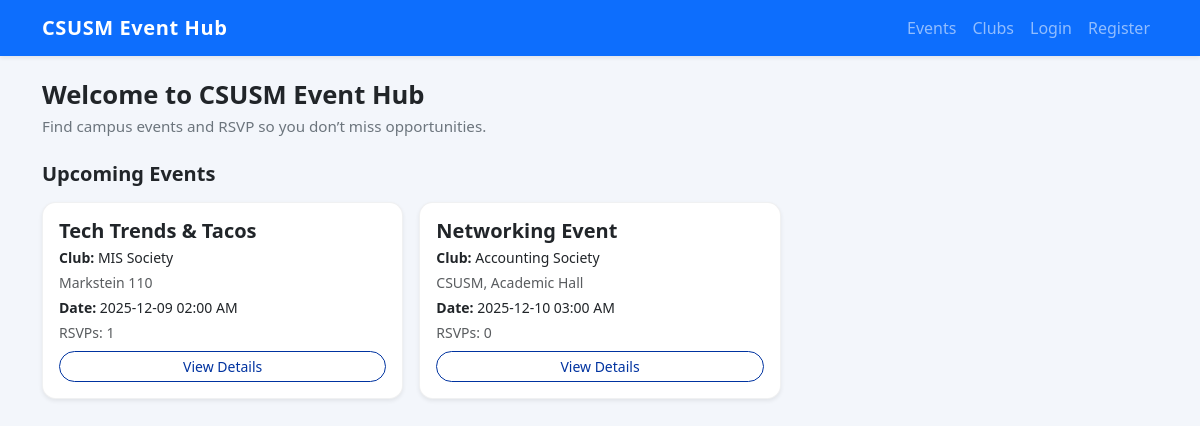
The page / on the database its author committed.
### models.py (models this page shows)
class Event(db.Model):
    id = db.Column(db.Integer, primary_key=True)
    title = db.Column(db.String(150), nullable=False)
    description = db.Column(db.Text, nullable=True)
    location = db.Column(db.String(150), nullable=False)
    start_time = db.Column(db.DateTime, nullable=False)
    created_by = db.Column(db.Integer, db.ForeignKey("user.id"), nullable=False)
    club_id = db.Column(db.Integer, db.ForeignKey("club.id"), nullable=True)
    rsvps = db.relationship(
        "RSVP",
        back_populates="event",
        cascade="all, delete-orphan"
    )

class Club(db.Model):
    id = db.Column(db.Integer, primary_key=True)
    name = db.Column(db.String(120), nullable=False)
    description = db.Column(db.Text, nullable=True)
    created_by = db.Column(db.Integer, db.ForeignKey("user.id"), nullable=False)
    events = db.relationship("Event", backref="club", lazy=True)

### app.py (the view)
@app.route("/")
def index():
    events = (
        Event.query
        .filter(Event.start_time >= datetime.now())
        .order_by(Event.start_time.asc())
        .all()
    )
    return render_template("index.html", events=events)

### templates/index.html
{% extends "base.html" %}
{% block content %}
<h1 class="page-title mb-1">Welcome to CSUSM Event Hub</h1>
<p class="page-subtitle mb-4">
  Find campus events and RSVP so you don’t miss opportunities.
</p>
<h2 class="h5 fw-bold mb-3">Upcoming Events</h2>
{% if events %}
  <div class="row row-cols-1 row-cols-md-2 row-cols-lg-3 g-3">
    {% for e in events %}
      <div class="col">
        <div class="card h-100 shadow-sm">
          <div class="card-body d-flex flex-column">
            <h5 class="card-title mb-1">{{ e.title }}</h5>
            {% if e.club %}
              <p class="small mb-1">
                <strong>Club:</strong> {{ e.club.name }}
              </p>
            {% endif %}
            <p class="text-muted small mb-1">{{ e.location }}</p>
            <p class="small mb-1">
              <strong>Date:</strong>
              {{ e.start_time.strftime("%Y-%m-%d %I:%M %p") }}
            </p>
            <p class="small text-muted mb-2">
              RSVPs: {{ e.rsvps|length }}
            </p>
            <a href="{{ url_for('event_detail', event_id=e.id) }}"
               class="btn btn-outline-primary btn-sm mt-auto">
              View Details
            </a>
          </div>
        </div>
      </div>
    {% endfor %}
  </div>
{% else %}
  <p class="text-muted">No upcoming events yet. Check back soon!</p>
{% endif %}
{% endblock %}

### templates/base.html (shortened to what this page needs)
<!doctype html>
<html lang="en">
  <head>
    <link
      href="https://cdn.jsdelivr.net/npm/bootstrap@5.3.3/dist/css/bootstrap.min.css"
      rel="stylesheet">
    <link rel="stylesheet" href="{{ url_for('static', filename='css/styles.css') }}">
  </head>
  <body>
    <nav class="navbar navbar-expand-lg navbar-dark bg-primary mb-4">
      <div class="container">
        <a class="navbar-brand" href="{{ url_for('index') }}">CSUSM Event Hub</a>
        <div class="collapse navbar-collapse" id="mainNavbar">
          <ul class="navbar-nav ms-auto">
            <li class="nav-item">
                <a class="nav-link" href="{{ url_for('events') }}">Events</a>
            </li>
            <li class="nav-item">
                <a class="nav-link" href="{{ url_for('clubs') }}">Clubs</a>
            </li>
            {% if current_user.is_authenticated %}
                <li class="nav-item">
                <a class="nav-link" href="{{ url_for('my_events') }}">My Events</a>
                </li>
                <li class="nav-item">
                <a class="nav-link" href="{{ url_for('logout') }}">Logout</a>
                </li>
            {% else %}
                <li class="nav-item">
                <a class="nav-link" href="{{ url_for('login') }}">Login</a>
                </li>
                <li class="nav-item">
                <a class="nav-link" href="{{ url_for('register') }}">Register</a>
                </li>
            {% endif %}
            </ul>
        </div>
      </div>
    </nav>
    <div class="container mb-4">
      {% block content %}{% endblock %}
    </div>
  </body>
</html>

### static/css/styles.css (style rules this page uses)
body { background: #f3f6fb; font-family: system-ui, -apple-system, BlinkMacSystemFont, "Segoe UI", sans-serif; }
.container { max-width: 1140px; }
.navbar { box-shadow: 0 2px 4px rgba(15, 23, 42, 0.08); }
.navbar-brand { font-weight: 700; letter-spacing: 0.03em; }
.navbar-nav .nav-link { font-weight: 500; padding-inline: 0.9rem; }
h1, h2, h3, h4 { font-weight: 700; }
.page-title { font-size: 1.6rem; font-weight: 700; }
.page-subtitle { font-size: 0.95rem; color: #6c757d; }
.card { border-radius: 0.85rem; border: 1px solid rgba(15, 23, 42, 0.06); box-shadow: 0 6px 18px rgba(15, 23, 42, 0.04); }
.card-title { font-weight: 600; }
.btn-outline-primary { color: #0033a0; border-color: #0033a0; }
.btn-sm { border-radius: 999px; }

### rows shown on the page
Event: title "Tech Trends & Tacos", club.name "MIS Society", location "Markstein 110", start_time "2025-12-09 02:00 AM", rsvps|length "1"
Event: title "Networking Event", club.name "Accounting Society", location "CSUSM, Academic Hall", start_time "2025-12-10 03:00 AM", rsvps|length "0"
